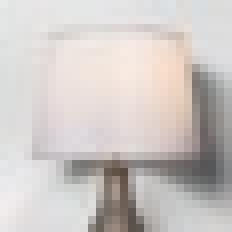
#> input picture py/imagenet_utils/14586818_Alt01.jpg, 29 x 29 px, shrunk from 520 x 520 before the run (shown 8 times larger)
$ python horn_jit.py ../imagenet_utils/14586818_Alt01.jpg ../imagenet_utils/elephant.jpg
#> lines starting #> are read from the running program, lines starting #| are printed output that depends on the picture
import sys
import cv2
import numpy as np
import numpy.linalg as lin
from numba import autojit, jit

@autojit
def takePixel(img, i, j):
    i = i if i >= 0 else 0
    j = j if j >= 0 else 0

    i = i if i < img.shape[0] else img.shape[0] - 1
    j = j if j < img.shape[1] else img.shape[1] - 1

    return img[i, j]

@autojit
def xDer(img, img2):
    res = np.zeros_like(img)
    for i in xrange(res.shape[0]):
        for j in xrange(res.shape[1]):
            sm = 0
            sm += takePixel(img, i, j + 1)      - takePixel(img, i, j)
            sm += takePixel(img, i + 1, j + 1)  - takePixel(img, i + 1, j)
            sm += takePixel(img2, i, j + 1)     - takePixel(img2, i, j)
            sm += takePixel(img2, i + 1, j + 1) - takePixel(img2, i + 1, j)
            sm /= 4.0
            res[i, j] = sm
    return res

@autojit
def yDer(img, img2):
    res = np.zeros_like(img)
    for i in xrange(res.shape[0]):
        for j in xrange(res.shape[1]):
            sm = 0
            sm += takePixel(img, i +1, j)       - takePixel(img, i, j)
            sm += takePixel(img, i + 1, j + 1)  - takePixel(img, i, j + 1)
            sm += takePixel(img2, i +1, j)      - takePixel(img2, i, j)
            sm += takePixel(img2, i + 1, j + 1) - takePixel(img2, i, j + 1)
            sm /= 4.0
            res[i, j] = sm
    return res

@autojit
def tDer(img, img2):
    res = np.zeros_like(img)
    for i in xrange(res.shape[0]):
        for j in xrange(res.shape[1]):
            sm = 0
            for ii in xrange(i, i + 2):
                for jj in xrange(j, j + 2):
                    sm += takePixel(img2, ii, jj) - takePixel(img, ii, jj)
            sm /= 4.0
            res[i, j] = sm
    return res


kernel = np.array([[ 0.08333333,  0.16666667,  0.08333333],
                   [ 0.16666667,  0.        ,  0.16666667],
                   [ 0.08333333,  0.16666667,  0.08333333]], dtype=np.float32)


@autojit
def average(img):
    return cv2.filter2D(img.astype(np.float32), 5, kernel)

'''@autojit
def average(img):
    res = np.zeros_like(img)
    for i in xrange(res.shape[0]):
        for j in xrange(res.shape[1]):
            sm = 0.0
            sm += 1.0/6.0 * (
                    takePixel(img, i - 1, j) +
                    takePixel(img, i + 1, j) +
                    takePixel(img, i, j - 1) +
                    takePixel(img, i, j + 1)
                )
            sm += 1.0/12.0 * (
                    takePixel(img, i - 1, j - 1) +
                    takePixel(img, i + 1, j - 1) +
                    takePixel(img, i - 1, j + 1) +
                    takePixel(img, i + 1, j + 1)
                )
            res[i, j] = sm

    return res
'''

@autojit
def solve(img1, img2):
    img1 = img1.astype(np.float32)
    img2 = img2.astype(np.float32)

    #Idt = img2 - img1
    #Idx = cv2.Sobel(img1, 5, 1, 0)
    #Idy = cv2.Sobel(img1, 5, 0, 1)
    Idx = xDer(img1, img2)
    Idy = yDer(img1, img2)
    Idt = tDer(img1, img2)

    alpha = 0.1
    u = np.zeros_like(img1)
    v = np.zeros_like(img1)
    ua = np.zeros_like(img1)
    va = np.zeros_like(img1)

    print( 'In iteration')

    b = 1.0 / (alpha**2 + Idx**2 + Idy**2)

    for i in xrange(20000):
        uo = u.copy()
        vo = v.copy()
        u = ua - Idx * (Idx * ua + Idy * va + Idt) * b#/(alpha**2 + Idx**2 + Idy**2)
        v = va - Idy * (Idx * ua + Idy * va + Idt) * b#/(alpha**2 + Idx**2 + Idy**2)

        ua = average(u)
        va = average(v)

        if np.allclose(u, uo) and np.allclose(v, vo):
            break
        #if i % 100 == 0:
        #    print (i)
    return u, v


if __name__ == '__main__':
    print ('start')
    img1 = cv2.imread(sys.argv[1], 0)
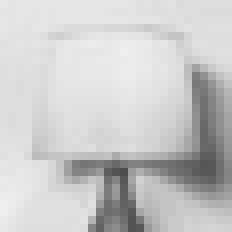
#> img1: shape (29, 29) (shown 8 times larger); min 77, max 238, mean 201.4
    img2 = cv2.imread(sys.argv[2], 0)
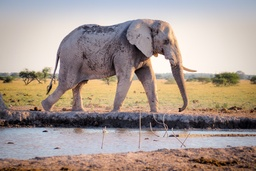
#> input picture py/imagenet_utils/elephant.jpg, 256 x 171 px, shrunk from 4600 x 3067 before the run
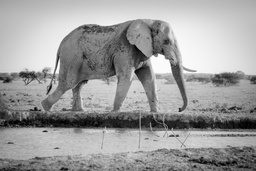
#> img2: shape (171, 256); min 0, max 255, mean 157

    u, v = solve(img1, img2)
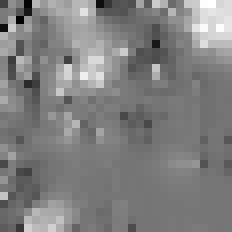
#> u: shape (29, 29) float32 (shown 8 times larger); min -135.9, max 155.6, mean 10.4; drawn with min black and max white
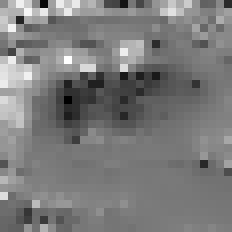
#> v: shape (29, 29) float32 (shown 8 times larger); min -134.5, max 149.4, mean 2.5; drawn with min black and max white

    import matplotlib.pyplot as plt
    plt.quiver(u, v, u**2 + v**2)
    plt.show(1)
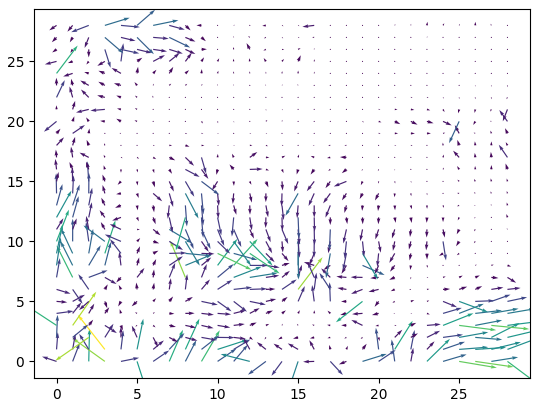
#> figure drawn by matplotlib, 1 panel
